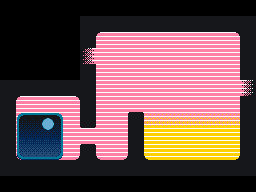

A level layout from a 2D game, rendered from its tile map. Below: a short description, then the map file with tile-grid data replaced by summaries:
An orthogonal 16x12 tile map with 16x16 px tiles, 4 tile layers (// bg, // corners, // deco, collision) and 37 objects (12x obj.overworld.Actor).

<map version="1.5" tiledversion="1.7.2" orientation="orthogonal" renderorder="right-down" width="16" height="12" tilewidth="16" tileheight="16" infinite="0" nextlayerid="14" nextobjectid="13">
 <editorsettings>
  <export target="room.lua" format="lua" />
 </editorsettings>
 <tileset firstgid="1" name="indoors" tilewidth="16" tileheight="16" spacing="2" margin="1" tilecount="30" columns="6">
  <image source="../../tilesets/indoors.png" width="108" height="90" />
  <tile id="1">
   <objectgroup draworder="index" id="2">
    <object id="1" x="0" y="0" width="16" height="16" />
   </objectgroup>
  </tile>
  <tile id="2">
   <objectgroup draworder="index" id="2">
    <object id="1" x="0" y="0" width="16" height="16" />
   </objectgroup>
  </tile>
  <tile id="3">
   <objectgroup draworder="index" id="2">
    <object id="1" x="0" y="0" width="16" height="16" />
   </objectgroup>
  </tile>
  <tile id="4">
   <objectgroup draworder="index" id="2">
    <object id="1" x="0" y="0" width="16" height="16" />
   </objectgroup>
  </tile>
  <tile id="5">
   <objectgroup draworder="index" id="2">
    <object id="1" x="0" y="0" width="16" height="16" />
   </objectgroup>
  </tile>
  <tile id="6">
   <objectgroup draworder="index" id="2">
    <object id="1" x="0" y="0" width="16" height="16" />
   </objectgroup>
  </tile>
  <tile id="7">
   <objectgroup draworder="index" id="2">
    <object id="1" x="0" y="0" width="16" height="16" />
   </objectgroup>
  </tile>
  <tile id="8">
   <objectgroup draworder="index" id="2">
    <object id="1" x="0" y="0" width="16" height="16" />
   </objectgroup>
  </tile>
  <tile id="9">
   <objectgroup draworder="index" id="2">
    <object id="1" x="0" y="0" width="16" height="16" />
   </objectgroup>
  </tile>
  <tile id="10">
   <objectgroup draworder="index" id="2">
    <object id="1" x="0" y="0" width="16" height="16" />
   </objectgroup>
  </tile>
  <tile id="11">
   <objectgroup draworder="index" id="2">
    <object id="1" x="0" y="0" width="16" height="16" />
   </objectgroup>
  </tile>
  <tile id="12">
   <objectgroup draworder="index" id="2">
    <object id="1" x="0" y="0" width="16" height="16" />
   </objectgroup>
  </tile>
  <tile id="13">
   <objectgroup draworder="index" id="2">
    <object id="1" x="0" y="0" width="16" height="16" />
   </objectgroup>
  </tile>
  <tile id="14">
   <objectgroup draworder="index" id="2">
    <object id="1" x="0" y="0" width="16" height="16" />
   </objectgroup>
  </tile>
  <tile id="15">
   <objectgroup draworder="index" id="2">
    <object id="1" x="0" y="0" width="16" height="16" />
   </objectgroup>
  </tile>
  <tile id="16">
   <objectgroup draworder="index" id="2">
    <object id="1" x="0" y="0" width="16" height="16" />
   </objectgroup>
  </tile>
  <tile id="17">
   <objectgroup draworder="index" id="2">
    <object id="1" x="0" y="0" width="16" height="16" />
   </objectgroup>
  </tile>
  <tile id="18">
   <objectgroup draworder="index" id="2">
    <object id="1" x="0" y="0" width="16" height="16" />
   </objectgroup>
  </tile>
  <tile id="19">
   <objectgroup draworder="index" id="2">
    <object id="1" x="0" y="0" width="16" height="16" />
   </objectgroup>
  </tile>
  <tile id="20">
   <objectgroup draworder="index" id="2">
    <object id="1" x="0" y="0" width="16" height="16" />
   </objectgroup>
  </tile>
  <tile id="21">
   <objectgroup draworder="index" id="2">
    <object id="1" x="0" y="0" width="16" height="16" />
   </objectgroup>
  </tile>
  <tile id="22">
   <objectgroup draworder="index" id="2">
    <object id="1" x="0" y="0" width="16" height="16" />
   </objectgroup>
  </tile>
  <tile id="23">
   <objectgroup draworder="index" id="2">
    <object id="1" x="0" y="0" width="16" height="16" />
   </objectgroup>
  </tile>
  <tile id="24">
   <objectgroup draworder="index" id="2">
    <object id="1" x="0" y="0" width="16" height="16" />
   </objectgroup>
  </tile>
  <tile id="25">
   <objectgroup draworder="index" id="2">
    <object id="1" x="0" y="0" width="16" height="16" />
   </objectgroup>
  </tile>
 </tileset>
 <layer id="10" name="// bg" width="16" height="12">
  <data>[192 cells, 97 non-empty, 4 distinct tile ids]</data>
 </layer>
 <layer id="11" name="// corners" width="16" height="12">
  <data>[192 cells, 12 non-empty, 6 distinct tile ids]</data>
 </layer>
 <layer id="12" name="// deco" width="16" height="12">
  <data>[192 cells, 10 non-empty, 9 distinct tile ids]</data>
 </layer>
 <layer id="8" name="collision" width="16" height="12">
  <data>[192 cells, 52 non-empty, 3 distinct tile ids]</data>
 </layer>
 <objectgroup id="13" name="Object Layer 1">
  <object id="1" name="bed" type="obj.overworld.Actor" x="19" y="136">
   <properties>
    <property name="actor_name" value="house_bed" />
   </properties>
   <point />
  </object>
  <object id="2" name="chair" type="obj.overworld.Actor" x="20" y="110">
   <properties>
    <property name="actor_name" value="house_chair" />
   </properties>
   <point />
  </object>
  <object id="3" name="coffee_table" type="obj.overworld.Actor" x="196" y="56">
   <properties>
    <property name="actor_name" value="house_coffee_table" />
   </properties>
   <point />
  </object>
  <object id="4" name="cooktop" type="obj.overworld.Actor" x="217" y="114">
   <properties>
    <property name="actor_name" value="house_cooktop" />
   </properties>
   <point />
  </object>
  <object id="5" name="couch" type="obj.overworld.Actor" x="176" y="56">
   <properties>
    <property name="actor_name" value="house_couch" />
   </properties>
   <point />
  </object>
  <object id="6" name="counter" type="obj.overworld.Actor" x="176" y="106">
   <properties>
    <property name="actor_name" value="house_counter" />
   </properties>
   <point />
  </object>
  <object id="7" name="desk" type="obj.overworld.Actor" x="17" y="97">
   <properties>
    <property name="actor_name" value="house_desk" />
   </properties>
   <point />
  </object>
  <object id="8" name="fridge" type="obj.overworld.Actor" x="144" y="151">
   <properties>
    <property name="actor_name" value="house_fridge" />
   </properties>
   <point />
  </object>
  <object id="9" name="rack" type="obj.overworld.Actor" x="220" y="55">
   <properties>
    <property name="actor_name" value="house_rack" />
   </properties>
   <point />
  </object>
  <object id="10" name="table" type="obj.overworld.Actor" x="113" y="48">
   <properties>
    <property name="actor_name" value="house_table" />
   </properties>
   <point />
  </object>
  <object id="11" name="trashcan" type="obj.overworld.Actor" x="49" y="106">
   <properties>
    <property name="actor_name" value="house_trashcan" />
   </properties>
   <point />
  </object>
  <object id="12" name="wardrobe" type="obj.overworld.Actor" x="65" y="102">
   <properties>
    <property name="actor_name" value="house_wardrobe" />
   </properties>
   <point />
  </object>
 </objectgroup>
</map>
